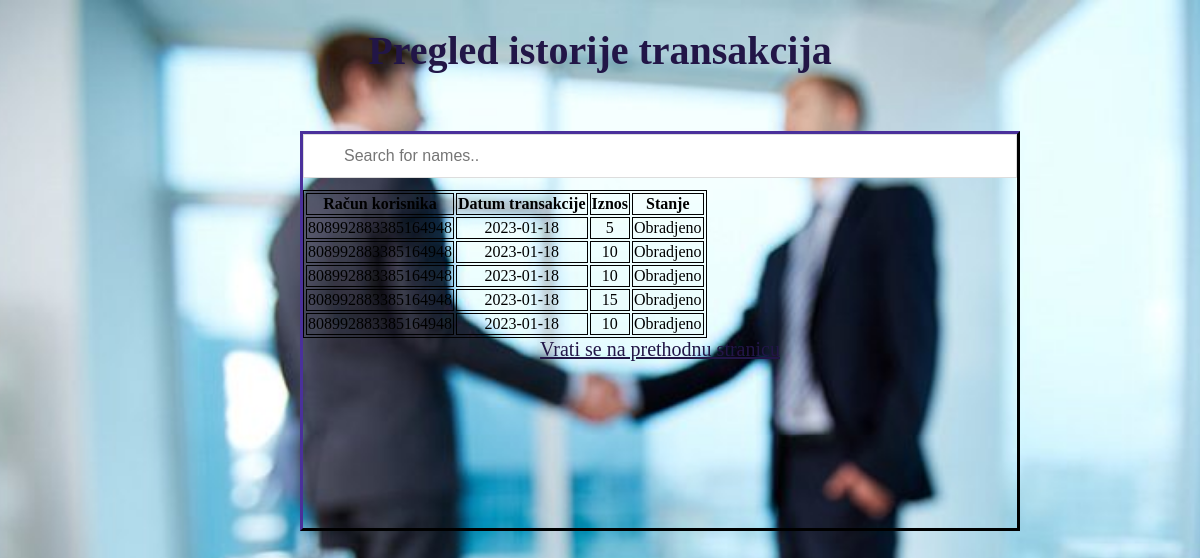
The app's page /history with its own data.
### database_models.py (models this page shows)
class Transaction(db.Model, Transaction.Transaction):
    id = db.Column(db.Integer, primary_key=True)
    transaction_number = db.Column(db.Integer, primary_key=True)
    sender = db.Column(db.String(20), nullable=False)
    receiver = db.Column(db.String(20), nullable=False)
    date = db.Column(db.Date, nullable=False)
    state = db.Column(db.String(20), nullable=False)  # TODO napravi sa enumom
    amount = db.Column(db.Integer, nullable=False)

### transaction.py (the view)
@transactions.route('/history', methods=['GET', 'POST'])
def history():
    transaction_list = Transaction.query.all()
    return render_template("history.html", data=transaction_list)

### templates/history.html (shortened to what this page needs)
<!DOCTYPE html>
<html lang="en">
<head>
</head>
<body onload="Sort()" >
  <h1>Pregled istorije transakcija</h1>
  <div class="myDiv">
    <input type="text" id="myInput" onkeyup="myFunction()" placeholder="Search for names.." title="Type in a name">
    <table class="fdt-datatable" id="resulttable" name="resulttable">
        <thead>
          <tr class="header">
            <th class="sortable">Račun korisnika</th>
            <th class="sortable" >Datum transakcije</th>
            <th class="sortable">Iznos</th>
            <th class="sortable">Stanje</th>
         </tr>
        </thead>
        <tbody id="resulttable_body">
        {% for item in data %}
          <tr>
              <td>{{item.receiver}}</td>
              <td>{{item.date}}</td>
              <td>{{item.amount}}</td>
              <td>{{item.state}}</td>
          </tr>
        {% endfor %}
         </tbody>
    </table>
      <a href="{{url_for('transactions.back')}}">Vrati se na prethodnu stranicu </a>
  </div>
</body>
</html>

### templates/history.html (style rules this page uses)
* { box-sizing: border-box; }
#myInput { background-image: url('/css/searchicon.png'); background-position: 10px 10px; background-repeat: no-repeat; width: 100%; font-size: 16px; padding: 12px 20px 12px 40px; border: 1px solid #ddd; margin-bottom: 12px; }
body, html { height: 100%; margin: 0; background: center/cover url("../static/bank.jpg") fixed no-repeat; }
a:link, a:visited { color: #221647; text-decoration: underline; cursor: pointer; font-size:20px; font-family: serif; }
h1 { text-align: center; font-size: 40px; color: #221647; font-family: serif; }
.myDiv { height: 400px; width: 60%; border: 3px outset #221647 ; text-align: center; position: relative; top: 30px; left: 300px; }
table, th, td { border:1px solid black; }

### records on screen
Transaction: receiver "808992883385164948", date "2023-01-18", amount "5", state "Obradjeno"
Transaction: receiver "808992883385164948", date "2023-01-18", amount "10", state "Obradjeno"
Transaction: receiver "808992883385164948", date "2023-01-18", amount "10", state "Obradjeno"
Transaction: receiver "808992883385164948", date "2023-01-18", amount "15", state "Obradjeno"
Transaction: receiver "808992883385164948", date "2023-01-18", amount "10", state "Obradjeno"
